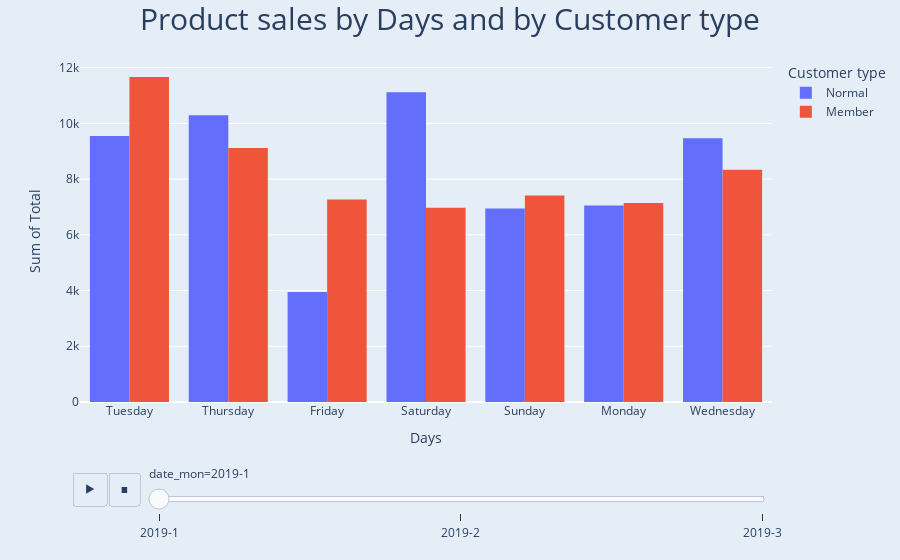

Notebook code for this chart:
### Markdown cell above
### **h. Product Sales by Days and by customer type**

### Code cell
fig = px.histogram(
    df_store, x='day', y='Total', 
    color='Customer type', barmode='group',
    animation_frame='date_mon'
)

fig.update_xaxes(title_text="Days")
fig.update_yaxes(title_text="Sum of Total")

fig.update_layout(template='plotly', height=550)

fig.update(
    layout_title_text="Product sales by Days and by Customer type",
    layout_title_font_size=30,
    layout_title_x=0.5,
    layout_paper_bgcolor='rgb(229, 237, 247)',
    layout_plot_bgcolor='rgb(229, 237, 247)',
)

fig.show()

### Figure 1 — Plotly figure (JSON) as saved in the notebook; plotly's stock layout.template omitted (floating-point values rounded to 4 significant figures; data arrays with more than 128 entries replaced by an {"elided": "..."} marker saying what was removed)
{"data": [{"alignmentgroup": "True", "bingroup": "x", "histfunc": "sum", "hovertemplate": "Customer type=Normal<br>date_mon=2019-1<br>day=%{x}<br>sum of Total=%{y}<extra></extra>", "legendgroup": "Normal", "marker": {"color": "#636efa", "pattern": {"shape": ""}}, "name": "Normal", "offsetgroup": "Normal", "orientation": "v", "showlegend": true, "type": "histogram", "x": {"elided": "180 str values"}, "xaxis": "x", "y": {"elided": "180 float values"}, "yaxis": "y"}, {"alignmentgroup": "True", "bingroup": "x", "histfunc": "sum", "hovertemplate": "Customer type=Member<br>date_mon=2019-1<br>day=%{x}<br>sum of Total=%{y}<extra></extra>", "legendgroup": "Member", "marker": {"color": "#EF553B", "pattern": {"shape": ""}}, "name": "Member", "offsetgroup": "Member", "orientation": "v", "showlegend": true, "type": "histogram", "x": {"elided": "172 str values"}, "xaxis": "x", "y": {"elided": "172 float values"}, "yaxis": "y"}], "layout": {"autosize": true, "barmode": "group", "legend": {"title": {"text": "Customer type"}, "tracegroupgap": 0}, "margin": {"t": 60}, "paper_bgcolor": "rgb(229, 237, 247)", "plot_bgcolor": "rgb(229, 237, 247)", "sliders": [{"active": 0, "currentvalue": {"prefix": "date_mon="}, "len": 0.9, "pad": {"b": 10, "t": 60}, "steps": [{"args": [["2019-1"], {"frame": {"duration": 0, "redraw": true}, "fromcurrent": true, "mode": "immediate", "transition": {"duration": 0, "easing": "linear"}}], "label": "2019-1", "method": "animate"}, {"args": [["2019-2"], {"frame": {"duration": 0, "redraw": true}, "fromcurrent": true, "mode": "immediate", "transition": {"duration": 0, "easing": "linear"}}], "label": "2019-2", "method": "animate"}, {"args": [["2019-3"], {"frame": {"duration": 0, "redraw": true}, "fromcurrent": true, "mode": "immediate", "transition": {"duration": 0, "easing": "linear"}}], "label": "2019-3", "method": "animate"}], "x": 0.1, "xanchor": "left", "y": 0, "yanchor": "top"}], "title": {"font": {"size": 30}, "text": "Product sales by Days and by Customer type", "x": 0.5}, "updatemenus": [{"buttons": [{"args": [null, {"frame": {"duration": 500, "redraw": true}, "fromcurrent": true, "mode": "immediate", "transition": {"duration": 500, "easing": "linear"}}], "label": "&#9654;", "method": "animate"}, {"args": [[null], {"frame": {"duration": 0, "redraw": true}, "fromcurrent": true, "mode": "immediate", "transition": {"duration": 0, "easing": "linear"}}], "label": "&#9724;", "method": "animate"}], "direction": "left", "pad": {"r": 10, "t": 70}, "showactive": false, "type": "buttons", "x": 0.1, "xanchor": "right", "y": 0, "yanchor": "top"}], "xaxis": {"anchor": "y", "autorange": true, "domain": [0, 1], "range": [-0.5, 6.5], "title": {"text": "Days"}, "type": "category"}, "yaxis": {"anchor": "x", "autorange": true, "domain": [0, 1], "range": [0, 12280.0], "title": {"text": "Sum of Total"}, "type": "linear"}}}
